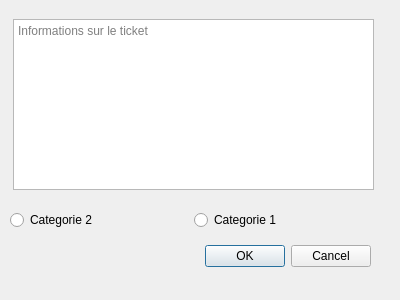
<?xml version="1.0" encoding="UTF-8"?>
<ui version="4.0">
 <class>DialogNouveauTicket</class>
 <widget class="QDialog" name="DialogNouveauTicket">
  <property name="geometry">
   <rect>
    <x>0</x>
    <y>0</y>
    <width>400</width>
    <height>300</height>
   </rect>
  </property>
  <property name="windowTitle">
   <string>Dialog</string>
  </property>
  <widget class="QDialogButtonBox" name="buttonBox">
   <property name="geometry">
    <rect>
     <x>30</x>
     <y>240</y>
     <width>341</width>
     <height>32</height>
    </rect>
   </property>
   <property name="orientation">
    <enum>Qt::Horizontal</enum>
   </property>
   <property name="standardButtons">
    <set>QDialogButtonBox::Cancel|QDialogButtonBox::Ok</set>
   </property>
  </widget>
  <widget class="QTextEdit" name="textEdit_2">
   <property name="geometry">
    <rect>
     <x>13</x>
     <y>19</y>
     <width>361</width>
     <height>171</height>
    </rect>
   </property>
   <property name="placeholderText">
    <string>Informations sur le ticket</string>
   </property>
  </widget>
  <widget class="QWidget" name="horizontalLayoutWidget">
   <property name="geometry">
    <rect>
     <x>10</x>
     <y>200</y>
     <width>361</width>
     <height>41</height>
    </rect>
   </property>
   <layout class="QHBoxLayout" name="horizontalLayout">
    <item>
     <widget class="QRadioButton" name="radioButton_2">
      <property name="text">
       <string>Categorie 2</string>
      </property>
     </widget>
    </item>
    <item>
     <widget class="QRadioButton" name="radioButton">
      <property name="text">
       <string>Categorie 1</string>
      </property>
     </widget>
    </item>
   </layout>
  </widget>
 </widget>
 <resources/>
 <connections>
  <connection>
   <sender>buttonBox</sender>
   <signal>accepted()</signal>
   <receiver>DialogNouveauTicket</receiver>
   <slot>accept()</slot>
   <hints>
    <hint type="sourcelabel">
     <x>248</x>
     <y>254</y>
    </hint>
    <hint type="destinationlabel">
     <x>157</x>
     <y>274</y>
    </hint>
   </hints>
  </connection>
  <connection>
   <sender>buttonBox</sender>
   <signal>rejected()</signal>
   <receiver>DialogNouveauTicket</receiver>
   <slot>reject()</slot>
   <hints>
    <hint type="sourcelabel">
     <x>316</x>
     <y>260</y>
    </hint>
    <hint type="destinationlabel">
     <x>286</x>
     <y>274</y>
    </hint>
   </hints>
  </connection>
 </connections>
</ui>
